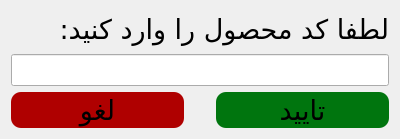
<?xml version="1.0" encoding="UTF-8"?>
<ui version="4.0">
 <class>Dialog</class>
 <widget class="QDialog" name="Dialog">
  <property name="geometry">
   <rect>
    <x>0</x>
    <y>0</y>
    <width>400</width>
    <height>139</height>
   </rect>
  </property>
  <property name="windowTitle">
   <string>Dialog</string>
  </property>
  <layout class="QVBoxLayout" name="verticalLayout">
   <item>
    <widget class="QLabel" name="label">
     <property name="font">
      <font>
       <family>B Nazanin</family>
       <pointsize>20</pointsize>
      </font>
     </property>
     <property name="text">
      <string>لطفا کد محصول را وارد کنید:</string>
     </property>
    </widget>
   </item>
   <item>
    <widget class="QLineEdit" name="ProductCodeEdit">
     <property name="sizePolicy">
      <sizepolicy hsizetype="Expanding" vsizetype="Fixed">
       <horstretch>0</horstretch>
       <verstretch>0</verstretch>
      </sizepolicy>
     </property>
     <property name="font">
      <font>
       <pointsize>15</pointsize>
      </font>
     </property>
    </widget>
   </item>
   <item>
    <layout class="QHBoxLayout" name="horizontalLayout">
     <property name="spacing">
      <number>32</number>
     </property>
     <item>
      <widget class="QPushButton" name="CancelBtn">
       <property name="sizePolicy">
        <sizepolicy hsizetype="Minimum" vsizetype="Preferred">
         <horstretch>0</horstretch>
         <verstretch>0</verstretch>
        </sizepolicy>
       </property>
       <property name="maximumSize">
        <size>
         <width>16777215</width>
         <height>100</height>
        </size>
       </property>
       <property name="font">
        <font>
         <family>B Nazanin</family>
         <pointsize>20</pointsize>
        </font>
       </property>
       <property name="styleSheet">
        <string notr="true">border-radius: 10px;
background-color: rgb(175, 0, 0);</string>
       </property>
       <property name="text">
        <string>لغو</string>
       </property>
      </widget>
     </item>
     <item>
      <widget class="QPushButton" name="NextBtn">
       <property name="sizePolicy">
        <sizepolicy hsizetype="Minimum" vsizetype="Preferred">
         <horstretch>0</horstretch>
         <verstretch>0</verstretch>
        </sizepolicy>
       </property>
       <property name="maximumSize">
        <size>
         <width>16777215</width>
         <height>100</height>
        </size>
       </property>
       <property name="font">
        <font>
         <family>B Nazanin</family>
         <pointsize>20</pointsize>
        </font>
       </property>
       <property name="styleSheet">
        <string notr="true">border-radius: 10px;
background-color: rgb(0, 117, 14);</string>
       </property>
       <property name="text">
        <string>تایید</string>
       </property>
      </widget>
     </item>
    </layout>
   </item>
  </layout>
 </widget>
 <resources/>
 <connections/>
</ui>
